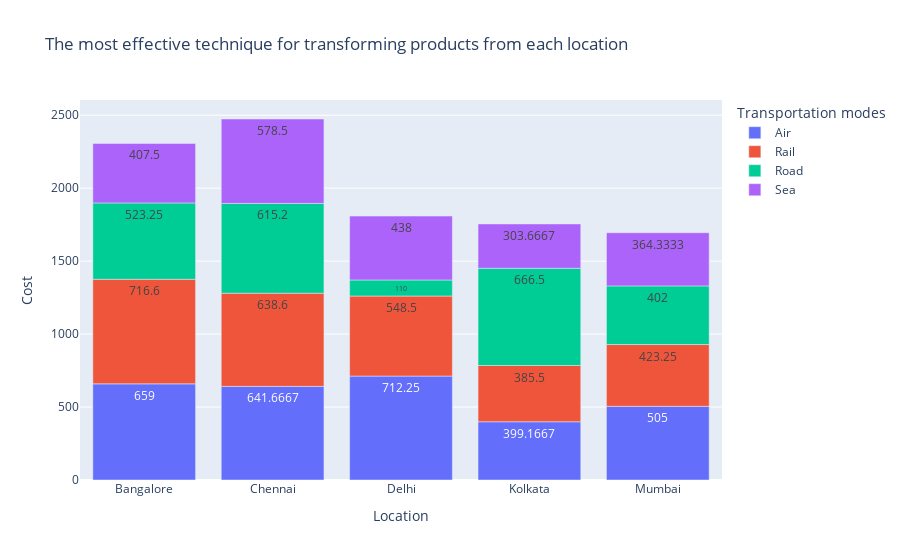

The notebook cell this image was saved under:
### Code cell
#The most effective technique for transforming products from each location
data = df.groupby(['Location', 'Transportation modes'])['Transportation Cost'].mean().reset_index(name='Cost')

fig = px.bar(data, x="Location", y="Cost", color="Transportation modes", 
             title="The most effective technique for transforming products from each location",text_auto=True)
fig.show()

### Figure 1 — Plotly figure (JSON) as saved in the notebook; plotly's stock layout.template omitted (floating-point values rounded to 4 significant figures)
{"data": [{"alignmentgroup": "True", "hovertemplate": "Transportation modes=Air<br>Location=%{x}<br>Cost=%{y}<extra></extra>", "legendgroup": "Air", "marker": {"color": "#636efa", "pattern": {"shape": ""}}, "name": "Air", "offsetgroup": "Air", "orientation": "v", "showlegend": true, "textposition": "auto", "texttemplate": "%{y}", "type": "bar", "x": ["Bangalore", "Chennai", "Delhi", "Kolkata", "Mumbai"], "xaxis": "x", "y": [659, 641.7, 712.2, 399.2, 505], "yaxis": "y"}, {"alignmentgroup": "True", "hovertemplate": "Transportation modes=Rail<br>Location=%{x}<br>Cost=%{y}<extra></extra>", "legendgroup": "Rail", "marker": {"color": "#EF553B", "pattern": {"shape": ""}}, "name": "Rail", "offsetgroup": "Rail", "orientation": "v", "showlegend": true, "textposition": "auto", "texttemplate": "%{y}", "type": "bar", "x": ["Bangalore", "Chennai", "Delhi", "Kolkata", "Mumbai"], "xaxis": "x", "y": [716.6, 638.6, 548.5, 385.5, 423.2], "yaxis": "y"}, {"alignmentgroup": "True", "hovertemplate": "Transportation modes=Road<br>Location=%{x}<br>Cost=%{y}<extra></extra>", "legendgroup": "Road", "marker": {"color": "#00cc96", "pattern": {"shape": ""}}, "name": "Road", "offsetgroup": "Road", "orientation": "v", "showlegend": true, "textposition": "auto", "texttemplate": "%{y}", "type": "bar", "x": ["Bangalore", "Chennai", "Delhi", "Kolkata", "Mumbai"], "xaxis": "x", "y": [523.2, 615.2, 110, 666.5, 402], "yaxis": "y"}, {"alignmentgroup": "True", "hovertemplate": "Transportation modes=Sea<br>Location=%{x}<br>Cost=%{y}<extra></extra>", "legendgroup": "Sea", "marker": {"color": "#ab63fa", "pattern": {"shape": ""}}, "name": "Sea", "offsetgroup": "Sea", "orientation": "v", "showlegend": true, "textposition": "auto", "texttemplate": "%{y}", "type": "bar", "x": ["Bangalore", "Chennai", "Delhi", "Kolkata", "Mumbai"], "xaxis": "x", "y": [407.5, 578.5, 438, 303.7, 364.3], "yaxis": "y"}], "layout": {"barmode": "relative", "legend": {"title": {"text": "Transportation modes"}, "tracegroupgap": 0}, "title": {"text": "The most effective technique for transforming products from each location"}, "xaxis": {"anchor": "y", "domain": [0, 1], "title": {"text": "Location"}}, "yaxis": {"anchor": "x", "domain": [0, 1], "title": {"text": "Cost"}}}}
